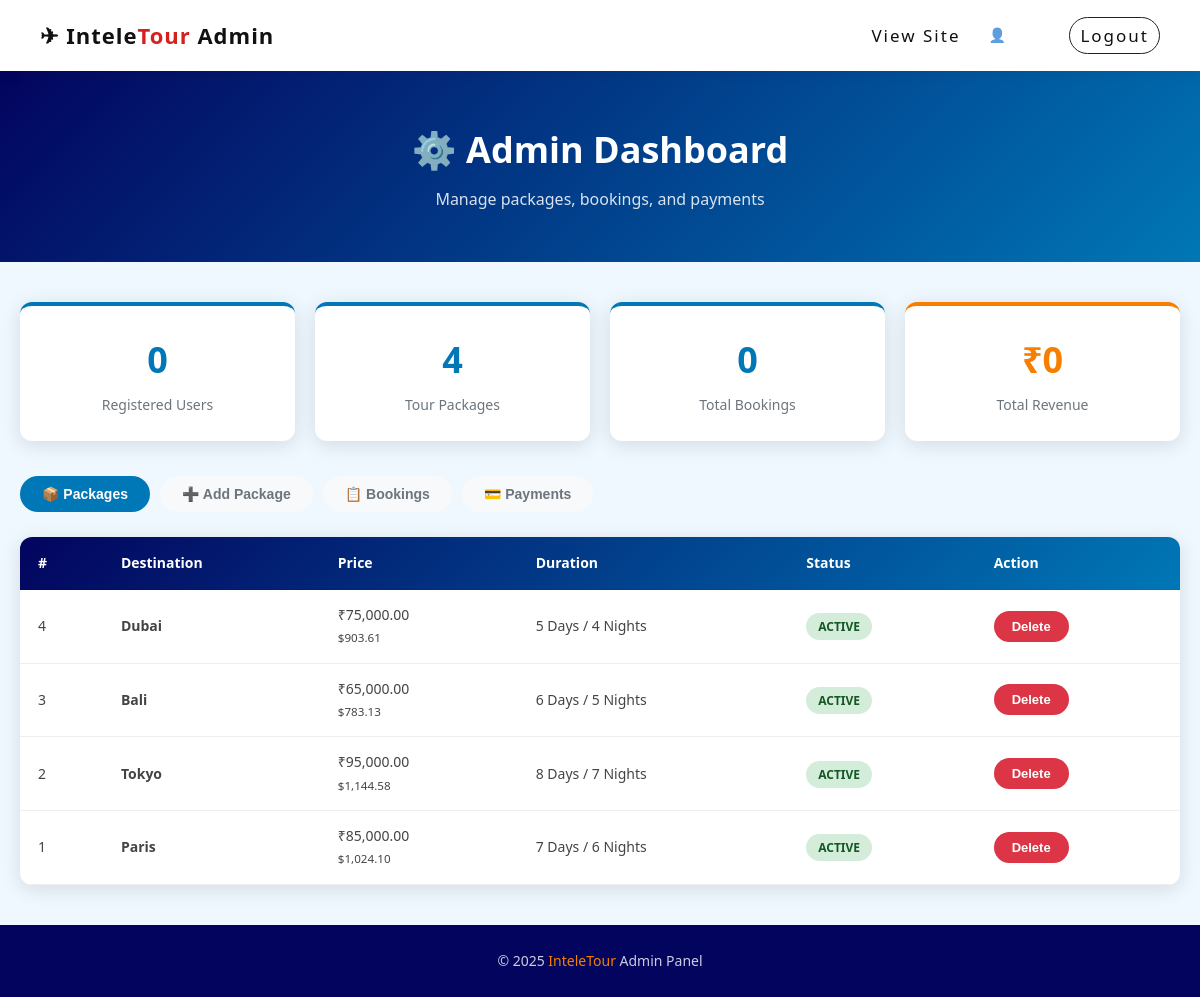
Page /admin.php (signed in) on the committed database.
### tables this page shows
CREATE TABLE packages (
    id INT AUTO_INCREMENT PRIMARY KEY,
    destination VARCHAR(100) NOT NULL,
    description TEXT,
    price DECIMAL(10,2) NOT NULL,
    duration VARCHAR(50),
    image VARCHAR(255),
    available TINYINT(1) DEFAULT 1,
    created_at TIMESTAMP DEFAULT CURRENT_TIMESTAMP
);

### admin.php (the view, shortened to what this page needs)
<?php
require_once 'database.php';
$usd_rate = 83.00;
$packages = $conn->query("SELECT * FROM packages ORDER BY id DESC");
$total_users    = $conn->query("SELECT COUNT(*) as c FROM users")->fetch_assoc()['c'];
$total_bookings = $conn->query("SELECT COUNT(*) as c FROM bookings")->fetch_assoc()['c'];
$total_revenue  = $conn->query("SELECT SUM(amount) as s FROM payments WHERE payment_status='completed'")->fetch_assoc()['s'] ?? 0;
$total_packages = $conn->query("SELECT COUNT(*) as c FROM packages")->fetch_assoc()['c'];
?>
<!DOCTYPE html>
<html lang="en">
<head>
    <link rel="stylesheet" href="style.css">
</head>
<body>
<nav class="navbar">
    <div class="logo">✈ Intele<span>Tour</span> Admin</div>
    <ul class="nav-links">
        <li><a href="index.php">View Site</a></li>
        <li style="color:rgba(255,255,255,0.7); font-size:14px;">👤 <?= htmlspecialchars($_SESSION['admin_username']) ?></li>
        <li><a href="logout.php" class="btn-nav">Logout</a></li>
    </ul>
</nav>
<div class="page-header">
    <h1>⚙️ Admin Dashboard</h1>
    <p>Manage packages, bookings, and payments</p>
</div>
<div class="admin-container">
    <div class="stats-grid">
        <div class="stat-card">
            <h3><?= $total_users ?></h3>
            <p>Registered Users</p>
        </div>
        <div class="stat-card">
            <h3><?= $total_packages ?></h3>
            <p>Tour Packages</p>
        </div>
        <div class="stat-card">
            <h3><?= $total_bookings ?></h3>
            <p>Total Bookings</p>
        </div>
        <div class="stat-card" style="border-top-color: var(--accent);">
            <h3 style="color:var(--accent);">₹<?= number_format($total_revenue, 0) ?></h3>
            <p>Total Revenue</p>
        </div>
    </div>
    <div class="admin-tabs">
        <button class="tab-btn active" data-tab="tab-packages">📦 Packages</button>
        <button class="tab-btn" data-tab="tab-add">➕ Add Package</button>
        <button class="tab-btn" data-tab="tab-bookings">📋 Bookings</button>
        <button class="tab-btn" data-tab="tab-payments">💳 Payments</button>
    </div>
    <div id="tab-packages" class="tab-content active">
        <table>
            <thead>
                <tr><th>#</th><th>Destination</th><th>Price</th><th>Duration</th><th>Status</th><th>Action</th></tr>
            </thead>
            <tbody>
                <?php $packages->data_seek(0); while ($p = $packages->fetch_assoc()): ?>
                <tr>
                    <td><?= $p['id'] ?></td>
                    <td><strong><?= htmlspecialchars($p['destination']) ?></strong></td>
                    <td>&#8377;<?= number_format($p['price'], 2) ?><br><small>$<?= number_format(((float)$p['price']) / $usd_rate, 2) ?></small></td>
                    <td><?= htmlspecialchars($p['duration']) ?></td>
                    <td><span class="badge <?= $p['available'] ? 'badge-confirmed' : 'badge-cancelled' ?>"><?= $p['available'] ? 'Active' : 'Inactive' ?></span></td>
                    <td>
                        <form method="POST" class="delete-form" style="display:inline;">
                            <button type="submit" name="delete_package" class="btn btn-danger btn-sm">Delete</button>
                        </form>
                    </td>
                </tr>
                <?php endwhile; ?>
            </tbody>
        </table>
    </div>
</div>
<footer><p>© 2025 <span>InteleTour</span> Admin Panel</p></footer>
</body>
</html>

### style.css (style rules this page uses)
* { margin: 0; padding: 0; box-sizing: border-box; }
:root { --primary: #0077b6; --secondary: #00b4d8; --accent: #f77f00; --dark: #03045e; --light: #f0f8ff; --white: #ffffff; --gray: #6c757d; --light-gray: #f8f9fa; --danger: #dc3545; --success: #28a745; --shadow: 0 4px 20px rgba(0,0,0,0.12); --radius: 12px; --transition: all 0.3s ease; }
body { font-family: 'Segoe UI', Tahoma, Geneva, Verdana, sans-serif; background-color: var(--light); color: #333; line-height: 1.6; }
a { text-decoration: none; color: inherit; }
.navbar { background: var(--white); padding: 18px 40px; display: flex; justify-content: space-between; align-items: center; position: sticky; top: 0; z-index: 1000; box-shadow: 0 2px 14px rgba(0, 0, 0, 0.08); }
.navbar .logo { font-size: 22px; font-weight: 800; color: #111; letter-spacing: 1px; }
.navbar .logo span { color: #d61f1f; }
.nav-links { display: flex; list-style: none; gap: 18px; align-items: center; }
.nav-links a { color: #111; font-size: 17px; font-weight: 500; letter-spacing: 2px; transition: color 0.2s ease; padding: 6px 10px; border-radius: 4px; }
.nav-links .btn-nav { border: 1px solid #222; border-radius: 999px; font-weight: 500; }
.btn { padding: 12px 30px; border-radius: 30px; font-size: 15px; font-weight: 600; cursor: pointer; border: none; transition: var(--transition); display: inline-block; }
.btn-danger { background: var(--danger); color: var(--white); }
.btn-sm { padding: 8px 18px; font-size: 13px; }
.page-header { background: linear-gradient(135deg, var(--dark), var(--primary)); padding: 50px 40px; text-align: center; color: var(--white); }
.page-header h1 { font-size: 36px; font-weight: 800; margin-bottom: 8px; }
.page-header p { opacity: 0.85; font-size: 16px; }
table { width: 100%; border-collapse: collapse; background: var(--white); border-radius: var(--radius); overflow: hidden; box-shadow: var(--shadow); }
thead { background: linear-gradient(135deg, var(--dark), var(--primary)); color: var(--white); }
thead th { padding: 15px 18px; text-align: left; font-size: 14px; font-weight: 600; }
tbody tr { border-bottom: 1px solid #eee; transition: var(--transition); }
tbody td { padding: 14px 18px; font-size: 14px; color: #444; }
.badge { padding: 5px 12px; border-radius: 20px; font-size: 12px; font-weight: 600; text-transform: uppercase; }
.badge-confirmed { background: #d4edda; color: #155724; }
.admin-container { max-width: 1200px; margin: 40px auto; padding: 0 20px; }
.admin-tabs { display: flex; gap: 10px; flex-wrap: wrap; margin-bottom: 25px; }
.tab-btn { padding: 10px 22px; border: none; border-radius: 25px; cursor: pointer; font-size: 14px; font-weight: 600; background: var(--light-gray); color: var(--gray); transition: var(--transition); }
.tab-btn.active, .tab-btn:hover { background: var(--primary); color: var(--white); }
.tab-content { display: none; }
.tab-content.active { display: block; }
.stats-grid { display: grid; grid-template-columns: repeat(auto-fit, minmax(200px, 1fr)); gap: 20px; margin-bottom: 35px; }
.stat-card { background: var(--white); padding: 25px; border-radius: var(--radius); box-shadow: var(--shadow); text-align: center; border-top: 4px solid var(--primary); }
.stat-card h3 { font-size: 36px; color: var(--primary); font-weight: 800; }
.stat-card p { color: var(--gray); font-size: 14px; margin-top: 5px; }
footer { background: var(--dark); color: rgba(255,255,255,0.8); text-align: center; padding: 25px; font-size: 14px; }
footer span { color: var(--accent); }

### rows in the picture
packages: id "4", destination "Dubai", price "75,000.00", ((float)$p['price'])/$usd_rate "903.61", duration "5 Days / 4 Nights", available "ACTIVE"
packages: id "3", destination "Bali", price "65,000.00", ((float)$p['price'])/$usd_rate "783.13", duration "6 Days / 5 Nights", available "ACTIVE"
packages: id "2", destination "Tokyo", price "95,000.00", ((float)$p['price'])/$usd_rate "1,144.58", duration "8 Days / 7 Nights", available "ACTIVE"
packages: id "1", destination "Paris", price "85,000.00", ((float)$p['price'])/$usd_rate "1,024.10", duration "7 Days / 6 Nights", available "ACTIVE"

### other values in the picture
$total_users "0"
$total_packages "4"
$total_bookings "0"
$total_revenue "0"
